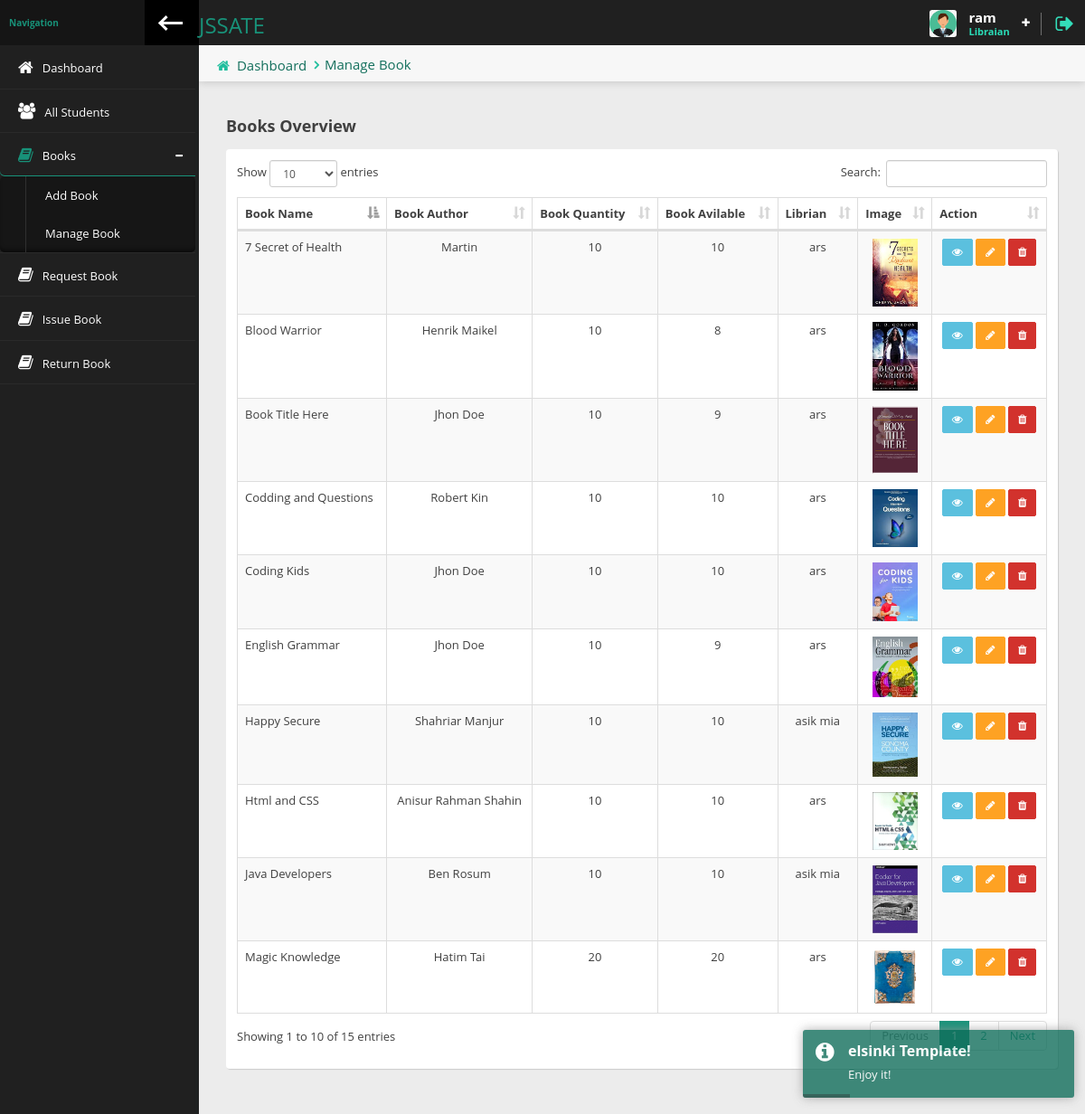
The app's page /librarian/managebook.php (signed in) with its own data.
### tables this page shows
CREATE TABLE `libraian` (
  `id` int(11) NOT NULL,
  `name` varchar(100) NOT NULL,
  `email` varchar(150) NOT NULL,
  `username` varchar(50) NOT NULL,
  `tag` varchar(50) NOT NULL,
  `password` varchar(150) NOT NULL,
  `phone` varchar(20) NOT NULL,
  `date` timestamp NOT NULL DEFAULT current_timestamp(),
  `image` varchar(150) DEFAULT NULL,
  `city` varchar(20) NOT NULL
);

CREATE TABLE `books` (
  `id` int(11) NOT NULL,
  `book_name` varchar(100) NOT NULL,
  `book_image` varchar(200) NOT NULL,
  `book_author` varchar(100) NOT NULL,
  `book_quantity` int(10) NOT NULL,
  `book_avilable` int(10) NOT NULL,
  `date` timestamp NOT NULL DEFAULT current_timestamp() ON UPDATE current_timestamp(),
  `librian_name` varchar(100) NOT NULL
);

### librarian/managebook.php (the view, shortened to what this page needs)
<?php
require_once 'header.php'
?>
<div class="content-header">
    <div class="leftside-content-header">
        <ul class="breadcrumbs">
            <li><i class="fa fa-home" aria-hidden="true"></i><a href="#">Dashboard</a></li>
            <li><a href="">Manage Book</a></li>
        </ul>
    </div>
</div>
<div class="row animated fadeInUp">
    <div class="col-12 col-sm-12 col-md-12">
        <h4 class="section-subtitle"><b>Books Overview</b></h4>
        <div class="panel">
            <div class="panel-content">
                <div class="table-responsive">
                    <table id="basic-table" class="data-table table table-striped nowrap table-hover table-bordered border" cellspacing="0" width="100%">
                        <thead>
                            <tr>
                                <th>Book Name</th>
                                <th>Book Author</th>
                                <th>Book Quantity</th>
                                <th>Book Avilable</th>
                                <th>Librian</th>
                                <th>Image</th>
                                <th>Action</th>
                            </tr>
                        </thead>
                        <tbody class="text-center">
                            <?php
                            include('../include/db.php');
                            $sql = "SELECT * FROM `books` ORDER BY `id` DESC ";
                            $result =mysqli_query($con,$sql);
                            while($row = mysqli_fetch_assoc($result)){?>
                            <tr>
                                <td class="text-left"><?= $row['book_name']?></td>
                                <td><?= $row['book_author']?></td>
                                <td><?= $row['book_quantity']?></td>
                                <td><?= $row['book_avilable']?></td>
                                <td><?= $row['librian_name']?></td>
                                <td class="text-center"> <img src="../images/book/<?= $row['book_image']?>" alt="" width="50px"></td>
                                <td class="text-center">
                                    <a href="" class="btn btn-info btn-sm" data-toggle="modal" data-target="#book-<?= $row['id']?>"><i class="fa fa-eye"></i></a>
                                    <a href="" class="btn btn-warning btn-sm" data-toggle="modal" data-target="#bookedit-<?= $row['id']?>"><i class="fa fa-pencil"></i></a>
                                    <a href="deleteimg.php?id=<?= base64_encode($row['id'])?>" class="btn btn-danger btn-sm dlt-btn" onclick="return confirm('Are you sure ?')"><i class="fa fa-trash"></i></a>
                                </td>
                            </tr>
                            <?php } ?>
                        </tbody>
                    </table>
                </div>
            </div>
        </div>
    </div>
</div>
<?php require_once 'footer.php' ?>

### librarian/header.php (shortened to what this page needs)
<?php
include('../include/db.php');
$id = $_SESSION['admin_success_id'];
$sql = "SELECT * FROM libraian WHERE id = $id";
$result = mysqli_query($con,$sql);
$data = mysqli_fetch_assoc($result);
$page = explode('/', $_SERVER['PHP_SELF']);
$page = end($page);
?>
<!doctype html>
<html lang="en" class="fixed left-sidebar-top">
    <head>
        <link href="../assets/vendor/pace/pace-theme-minimal.css" rel="stylesheet" />
        <link rel="stylesheet" href="../assets/vendor/bootstrap/css/bootstrap.css">
        <link rel="stylesheet" href="../assets/vendor/font-awesome/css/font-awesome.css">
        <link rel="stylesheet" href="../assets/vendor/animate.css/animate.css">
        <link rel="stylesheet" href="../assets/vendor/toastr/toastr.min.css">
        <link rel="stylesheet" href="../assets/vendor/magnific-popup/magnific-popup.css">
        <link rel="stylesheet" href="../assets/vendor/vendor/data-table/media/css/dataTables.bootstrap.min.css">
        <link rel="stylesheet" href="../assets/stylesheets/css/style.css">
    </head>
    <body>
        <div class="wrap">
            <div class="page-header">
                <div class="leftside-header">
                    <div class="logo">
                        <a href="index.php" class="on-click">
                            <h3>JSSATE</h3>
                        </a>
                    </div>
                </div>
                <div class="rightside-header">
                    <div class="header-section" id="user-headerbox">
                        <div class="user-header-wrap">
                            <div class="user-photo">
                                <img alt="profile photo" src="../images/libraian/<?= $data['image'];?>" />
                            </div>
                            <div class="user-info">
                                <span class="user-name"><?=$data['name'] ?></span>
                                <span class="user-profile">Libraian</span>
                            </div>
                            <i class="fa fa-plus icon-open" aria-hidden="true"></i>
                        </div>
                    </div>
                    <div class="header-section">
                        <a href="logout.php" data-toggle="tooltip" data-placement="left" title="Logout"><i class="fa fa-sign-out log-out" aria-hidden="true"></i></a>
                    </div>
                </div>
            </div>
            <div class="page-body">
                <div class="left-sidebar">
                    <div class="left-sidebar-header">
                        <div class="left-sidebar-title">Navigation</div>
                        <div class="left-sidebar-toggle c-hamburger c-hamburger--htla hidden-xs" data-toggle-class="left-sidebar-collapsed" data-target="html">
                            <span></span>
                        </div>
                    </div>
                    <div id="left-nav" class="nano">
                        <div class="nano-content">
                            <nav>
                                <ul class="nav nav-left-lines" id="main-nav">
                                    <li class="<?=($page == 'index.php') ? 'active-item' : '' ?>"><a href="index.php"><i class="fa fa-home" aria-hidden="true"></i><span>Dashboard</span></a></li>
                                    <li class="<?=($page == 'students.php') ? 'active-item' : '' ?>"><a href="students.php"><i class="fa fa-users" aria-hidden="true"></i><span>All Students</span></a></li>
                                    <li class="has-child-item close-item <?=($page == 'managebook.php'|| $page == 'addbook.php') ? 'open-item' : '' ?>">
                                        <a><i class="fa fa-book" aria-hidden="true"></i><span>Books</span></a>
                                        <ul class="nav child-nav level-1">
                                            <li><a href="addbook.php">Add Book</a></li>
                                            <li><a href="managebook.php">Manage Book</a></li>
                                        </ul>
                                    <li class="<?=($page == 'requestbook.php') ? 'active-item' : '' ?>"><a href="requestbook.php"><i class="fa fa-book" aria-hidden="true"></i><span>Request Book</span></a></li>
                                    <li class="<?=($page == 'issuebook.php') ? 'active-item' : '' ?>"><a href="issuebook.php"><i class="fa fa-book" aria-hidden="true"></i><span>Issue Book</span></a></li>
                                    <li class="<?=($page == 'returnbook.php') ? 'active-item' : '' ?>"><a href="returnbook.php"><i class="fa fa-book" aria-hidden="true"></i><span>Return Book</span></a></li>
                                </ul>
                            </nav>
                        </div>
                    </div>
                </div>
                <div class="content">

### librarian/footer.php (shortened to what this page needs)
</div>
</div>
</div>
</body>
</html>

### records on screen
libraian: image (picture), name "ram"
books: book_name "Blood Warrior", book_author "Henrik Maikel", book_quantity "10", book_avilable "8", librian_name "ars", book_image (picture)
books: book_name "7 Secret of Health", book_author "Martin", book_quantity "10", book_avilable "10", librian_name "ars", book_image (picture)
books: book_name "Magic Knowledge", book_author "Hatim Tai", book_quantity "20", book_avilable "20", librian_name "ars", book_image (picture)
books: book_name "Java Developers", book_author "Ben Rosum", book_quantity "10", book_avilable "10", librian_name "asik mia", book_image (picture)
books: book_name "Happy Secure", book_author "Shahriar Manjur", book_quantity "10", book_avilable "10", librian_name "asik mia", book_image (picture)
books: book_name "Codding and Questions", book_author "Robert Kin", book_quantity "10", book_avilable "10", librian_name "ars", book_image (picture)
books: book_name "Html and CSS", book_author "Anisur Rahman Shahin", book_quantity "10", book_avilable "10", librian_name "ars", book_image (picture)
books: book_name "Coding Kids", book_author "Jhon Doe", book_quantity "10", book_avilable "10", librian_name "ars", book_image (picture)
books: book_name "Book Title Here", book_author "Jhon Doe", book_quantity "10", book_avilable "9", librian_name "ars", book_image (picture)
books: book_name "English Grammar", book_author "Jhon Doe", book_quantity "10", book_avilable "9", librian_name "ars", book_image (picture)
